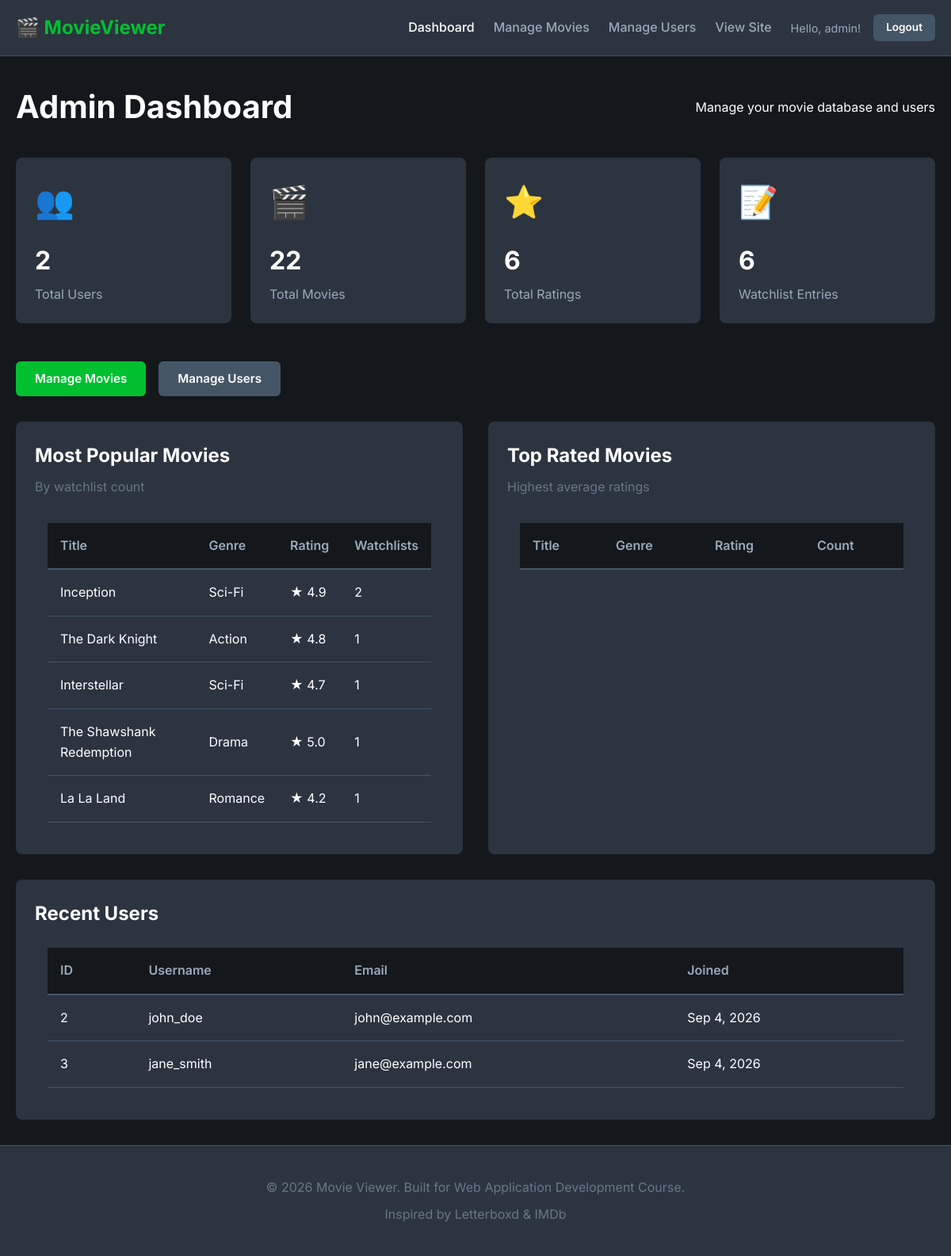
The app's page /admin/admin_dashboard.php (signed in) with its own data.
### tables this page shows
CREATE TABLE movies (
    id INT PRIMARY KEY AUTO_INCREMENT,
    title VARCHAR(200) NOT NULL,
    genre VARCHAR(100) NOT NULL,
    description TEXT,
    year INT NOT NULL,
    poster VARCHAR(255),
    average_rating DECIMAL(3,2) DEFAULT 0.00,
    rating_count INT DEFAULT 0,
    created_at TIMESTAMP DEFAULT CURRENT_TIMESTAMP,
    INDEX idx_title (title),
    INDEX idx_genre (genre),
    INDEX idx_year (year),
    INDEX idx_rating (average_rating)
);

CREATE TABLE users (
    id INT PRIMARY KEY AUTO_INCREMENT,
    username VARCHAR(50) UNIQUE NOT NULL,
    email VARCHAR(100) UNIQUE NOT NULL,
    password VARCHAR(255) NOT NULL,
    role ENUM('user', 'admin') DEFAULT 'user',
    created_at TIMESTAMP DEFAULT CURRENT_TIMESTAMP,
    INDEX idx_username (username),
    INDEX idx_email (email)
);

### includes/db.php (called while the page is built, shortened)
<?php
function execute_query($conn, $sql, $types = '', $params = []) {
    $stmt = $conn->prepare($sql);
    $stmt->execute();
    return $stmt;
}
function fetch_single($stmt) {
    $result = $stmt->get_result();
    return $result->fetch_assoc();
}
function fetch_all($stmt) {
    $result = $stmt->get_result();
    return $result->fetch_all(MYSQLI_ASSOC);
}
?>

### admin/admin_dashboard.php (the view, shortened to what this page needs)
<?php
require_once '../includes/db.php';
$stmt = execute_query($conn, "SELECT COUNT(*) as count FROM users WHERE role = 'user'");
$total_users = fetch_single($stmt)['count'];
$stmt = execute_query($conn, "SELECT COUNT(*) as count FROM movies");
$total_movies = fetch_single($stmt)['count'];
$stmt = execute_query($conn, "SELECT COUNT(*) as count FROM ratings");
$total_ratings = fetch_single($stmt)['count'];
$stmt = execute_query($conn, "SELECT COUNT(*) as count FROM watchlist");
$total_watchlist = fetch_single($stmt)['count'];
$stmt = execute_query($conn,
    "SELECT m.*, COUNT(w.id) as watchlist_count
     FROM movies m
     LEFT JOIN watchlist w ON m.id = w.movie_id
     GROUP BY m.id
     ORDER BY watchlist_count DESC
     LIMIT 5"
);
$popular_movies = fetch_all($stmt);
$stmt = execute_query($conn,
    "SELECT id, username, email, created_at FROM users
     WHERE role = 'user'
     ORDER BY created_at DESC
     LIMIT 5"
);
$recent_users = fetch_all($stmt);
include '../includes/header.php';
?>
<link rel="stylesheet" href="/movie-viewer/assets/css/admin.css">
<div class="container">
    <div class="admin-header">
        <h1>Admin Dashboard</h1>
        <p>Manage your movie database and users</p>
    </div>
    <div class="stats-grid">
        <div class="stat-card">
            <div class="stat-icon">👥</div>
            <div class="stat-content">
                <h3><?php echo $total_users; ?></h3>
                <p>Total Users</p>
            </div>
        </div>
        <div class="stat-card">
            <div class="stat-icon">🎬</div>
            <div class="stat-content">
                <h3><?php echo $total_movies; ?></h3>
                <p>Total Movies</p>
            </div>
        </div>
        <div class="stat-card">
            <div class="stat-icon">⭐</div>
            <div class="stat-content">
                <h3><?php echo $total_ratings; ?></h3>
                <p>Total Ratings</p>
            </div>
        </div>
        <div class="stat-card">
            <div class="stat-icon">📝</div>
            <div class="stat-content">
                <h3><?php echo $total_watchlist; ?></h3>
                <p>Watchlist Entries</p>
            </div>
        </div>
    </div>
    <div class="admin-actions">
        <a href="manage_movies.php" class="btn btn-primary">Manage Movies</a>
        <a href="manage_users.php" class="btn btn-secondary">Manage Users</a>
    </div>
    <div class="admin-grid">
        <section class="admin-section">
            <h2>Most Popular Movies</h2>
            <p class="section-subtitle">By watchlist count</p>
            <div class="admin-table-container">
                <table class="admin-table">
                    <thead>
                        <tr>
                            <th>Title</th>
                            <th>Genre</th>
                            <th>Rating</th>
                            <th>Watchlists</th>
                        </tr>
                    </thead>
                    <tbody>
                        <?php foreach ($popular_movies as $movie): ?>
                            <tr>
                                <td><?php echo htmlspecialchars($movie['title']); ?></td>
                                <td><?php echo htmlspecialchars($movie['genre']); ?></td>
                                <td>★ <?php echo number_format($movie['average_rating'], 1); ?></td>
                                <td><?php echo $movie['watchlist_count']; ?></td>
                            </tr>
                        <?php endforeach; ?>
                    </tbody>
                </table>
            </div>
        </section>
        <section class="admin-section">
            <h2>Top Rated Movies</h2>
            <p class="section-subtitle">Highest average ratings</p>
            <div class="admin-table-container">
                <table class="admin-table">
                    <thead>
                        <tr>
                            <th>Title</th>
                            <th>Genre</th>
                            <th>Rating</th>
                            <th>Count</th>
                        </tr>
                    </thead>
                </table>
            </div>
        </section>
    </div>
    <section class="admin-section">
        <h2>Recent Users</h2>
        <div class="admin-table-container">
            <table class="admin-table">
                <thead>
                    <tr>
                        <th>ID</th>
                        <th>Username</th>
                        <th>Email</th>
                        <th>Joined</th>
                    </tr>
                </thead>
                <tbody>
                    <?php foreach ($recent_users as $user): ?>
                        <tr>
                            <td><?php echo $user['id']; ?></td>
                            <td><?php echo htmlspecialchars($user['username']); ?></td>
                            <td><?php echo htmlspecialchars($user['email']); ?></td>
                            <td><?php echo date('M j, Y', strtotime($user['created_at'])); ?></td>
                        </tr>
                    <?php endforeach; ?>
                </tbody>
            </table>
        </div>
    </section>
</div>
<?php include '../includes/footer.php'; ?>

### assets/css/style.css (style rules this page uses)
:root { --primary-color: #00c030; --primary-hover: #00a028; --secondary-color: #456; --background-dark: #14181c; --background-card: #2c3440; --background-hover: #394150; --text-primary: #ffffff; --text-secondary: #9ab; --text-muted: #678; --border-color: #456; --error-color: #ff4444; --success-color: #00c030; --warning-color: #ff8800; --star-color: #ffc107; }
* { margin: 0; padding: 0; box-sizing: border-box; }
body { font-family: 'Inter', -apple-system, BlinkMacSystemFont, 'Segoe UI', Roboto, sans-serif; background-color: var(--background-dark); color: var(--text-primary); line-height: 1.6; min-height: 100vh; display: flex; flex-direction: column; }
.container { max-width: 1200px; margin: 0 auto; padding: 0 20px; width: 100%; }
.btn { display: inline-block; padding: 0.6rem 1.5rem; border-radius: 6px; text-decoration: none; font-weight: 600; transition: all 0.3s; border: none; cursor: pointer; font-size: 0.95rem; }
.btn-primary { background-color: var(--primary-color); color: #fff; }
.btn-secondary { background-color: var(--secondary-color); color: #fff; }
.stats-grid { display: grid; grid-template-columns: repeat(auto-fit, minmax(250px, 1fr)); gap: 1.5rem; margin-bottom: 3rem; }
.stat-card { background-color: var(--background-card); padding: 1.5rem; border-radius: 8px; display: flex; flex-direction: column; gap: 1rem; }
.stat-icon { font-size: 2.5rem; }
.stat-content h3 { font-size: 2rem; margin-bottom: 0.25rem; }
.stat-content p { color: var(--text-secondary); }
.section-subtitle { text-align: center; color: var(--text-secondary); margin-bottom: 2rem; }

### assets/css/admin.css (style rules this page uses)
.admin-header { display: flex; justify-content: space-between; align-items: center; margin-bottom: 2rem; }
.admin-header h1 { font-size: 2.5rem; }
.admin-actions { display: flex; gap: 1rem; margin-bottom: 2rem; }
.admin-grid { display: grid; grid-template-columns: repeat(auto-fit, minmax(450px, 1fr)); gap: 2rem; margin-bottom: 2rem; }
.admin-section { background-color: var(--background-card); padding: 1.5rem; border-radius: 8px; }
.admin-section h2 { font-size: 1.5rem; margin-bottom: 0.5rem; }
.admin-section .section-subtitle { color: var(--text-muted); margin-bottom: 1rem; text-align: left; }
.admin-table-container { overflow-x: auto; background-color: var(--background-card); border-radius: 8px; padding: 1rem; }
.admin-table { width: 100%; border-collapse: collapse; }
.admin-table thead { background-color: var(--background-dark); }
.admin-table th { padding: 1rem; text-align: left; font-weight: 600; color: var(--text-secondary); border-bottom: 2px solid var(--border-color); }
.admin-table td { padding: 1rem; border-bottom: 1px solid var(--border-color); }

### records on screen
movies: title "Inception", genre "Sci-Fi", average_rating "4.9", watchlist_count "2"
movies: title "The Dark Knight", genre "Action", average_rating "4.8", watchlist_count "1"
movies: title "Interstellar", genre "Sci-Fi", average_rating "4.7", watchlist_count "1"
movies: title "The Shawshank Redemption", genre "Drama", average_rating "5.0", watchlist_count "1"
movies: title "La La Land", genre "Romance", average_rating "4.2", watchlist_count "1"
users: id "2", username "john_doe", email "john@example.com", created_at "Sep 4, 2026"
users: id "3", username "jane_smith", email "jane@example.com", created_at "Sep 4, 2026"

### other values on screen
get_username() "admin"
$total_users "2"
$total_movies "22"
$total_ratings "6"
$total_watchlist "6"
